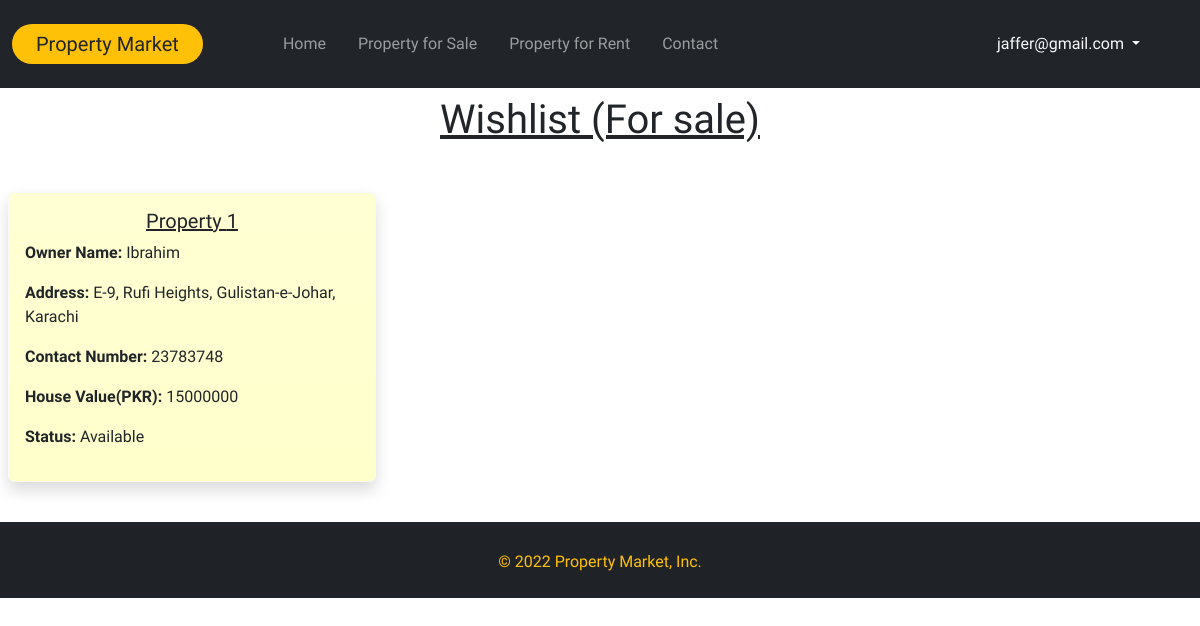
The page /wish_sale.php (signed in) on the database its author committed.
### tables this page shows
CREATE TABLE `property_sale` (
  `Prop_sale_id` int(11) NOT NULL,
  `Owner_name` varchar(50) NOT NULL,
  `Contact_number` int(11) NOT NULL,
  `Address` varchar(100) NOT NULL,
  `House_value` int(11) NOT NULL,
  `Status` varchar(50) NOT NULL
);

### wish_sale.php (the view, shortened to what this page needs)
<?php
include('connection.php');
$email = $_SESSION['email'];
$query2 = "SELECT User_id FROM user WHERE Email = '$email'";
$result2 = mysqli_query($con, $query2);
while ($row = mysqli_fetch_array($result2)) {
    $id = $row[0];
}
$prop_id_query = mysqli_query($con, "SELECT Prop_sale_id from wishlist_sale where User_id = '$id'");
$rows = mysqli_fetch_all($prop_id_query);
$count = mysqli_num_rows($prop_id_query);
?>
<!doctype html>
<html lang="en">
<head>
    <link href="https://cdn.jsdelivr.net/npm/bootstrap@5.2.0-beta1/dist/css/bootstrap.min.css" rel="stylesheet">
    <link rel="stylesheet" href="style.css">
</head>
<body>
    <nav class="navbar navbar-expand-lg bg-dark navbar-dark py-4">
        <div class="container-fluid">
            <a class="navbar-brand px-4 bg-warning rounded-pill text-dark" href="index.php">Property Market</a>
            <div class="collapse navbar-collapse" id="navbarSupportedContent">
                <ul class="navbar-nav me-auto mb-2 mb-lg-0 px-5">
                    <li class="nav-item px-2">
                        <a class="nav-link" aria-current="page" href="index.php">Home</a>
                    </li>
                    <li class="nav-item px-2">
                        <a class="nav-link" href="Prop_sale.php">Property for Sale</a>
                    </li>
                    <li class="nav-item px-2">
                        <a class="nav-link" href="Prop_rent.php">Property for Rent</a>
                    </li>
                    <li class="nav-item px-2">
                        <a class="nav-link" href="contact.php">Contact</a>
                    </li>
                </ul>
                <?php if (!isset($_SESSION['email'])) : ?>
                    <button type="button" class="btn btn-outline-warning mx-2" data-bs-toggle="modal" data-bs-target="#signinModal">
                        Sign In
                    </button>
                    <button type="button" class="btn btn-outline-warning" data-bs-toggle="modal" data-bs-target="#signupModal">
                        Sign Up
                    </button>
                <?php else : ?>
                    <div class="dropdown text-end me-5" id="emailborder">
                        <a href="#" class="d-block link-light text-decoration-none dropdown-toggle text-light" id="dropdownUser1" data-bs-toggle="dropdown" aria-expanded="false">
                            <?php echo $_SESSION['email'] ?>
                        </a>
                    <?php endif; ?>
                    </div>
            </div>
        </div>
    </nav>
    <main>
        <div class="text-center text-decoration-underline m-2">
            <h1>Wishlist (For sale)</h1>
        </div>
        <?php if ($count > 0) : ?>
            <div class="row row-cols-1 row-cols-md-3 g-4 my-3">
                <?php for ($x = 1; $x < $count + 1; $x++) : ?>
                    <div class="col">
                        <div class="card h-100 bg-gradient border-light shadow m-2" style="background-color: #FFFFCC;">
                            <div class="card-body">
                                <h5 class="card-title text-center text-decoration-underline">Property <?php echo $x; ?></h5>
                                <p class="card-text"><b>Owner Name: </b><?php $owner = $rows[$x - 1][0];
                                                                        $owner_query = "SELECT Owner_name from property_sale where Prop_sale_id = '$owner'";
                                                                        $result = mysqli_query($con, $owner_query);
                                                                        while ($row2 = mysqli_fetch_array($result)) {
                                                                            $owner_name = $row2[0];
                                                                        }
                                                                        echo "$owner_name"; ?></p>
                                <p class="card-text"><b>Address: </b><?php $address_query = "SELECT Address from property_sale where Prop_sale_id = '$owner'";
                                                                        $result = mysqli_query($con, $address_query);
                                                                        while ($row2 = mysqli_fetch_array($result)) {
                                                                            $location = $row2[0];
                                                                        }
                                                                        echo "$location"; ?></p>
                                <p class="card-text"><b>Contact Number: </b><?php $contact_query = "SELECT Contact_number from property_sale where Prop_sale_id = '$owner'";
                                                                            $result = mysqli_query($con, $contact_query);
                                                                            while ($row2 = mysqli_fetch_array($result)) {
                                                                                $contact_number = $row2[0];
                                                                            }
                                                                            echo "$contact_number"; ?></p>
                                <p class="card-text"><b>House Value(PKR): </b><?php $housevalue_query = "SELECT House_value from property_sale where Prop_sale_id = '$owner'";
                                                                                $result = mysqli_query($con, $housevalue_query);
                                                                                while ($row2 = mysqli_fetch_array($result)) {
                                                                                    $value = $row2[0];
                                                                                }
                                                                                echo "$value"; ?></p>
                                <p class="card-text"><b>Status: </b><?php $Status_query = "SELECT Status from property_sale where Prop_sale_id = '$owner'";
                                                                    $result = mysqli_query($con, $Status_query);
                                                                    while ($row2 = mysqli_fetch_array($result)) {
                                                                        $status = $row2[0];
                                                                    }
                                                                    echo "$status"; ?></p>
                            </div>
                        </div>
                    </div>
                <?php endfor; ?>
            </div>
        <?php else : ?>
            <div class="text-center mt-5">
                <h2>Your wishlist is empty!</h2>
            </div>
        <?php endif; ?>
    </main>
    <footer class="text-center text-lg-start bg-dark text-light pt-1 mt-5">
        <div class="text-left p-4" style="background-color: rgba(0, 0, 0, 0.05);">
            <div class="text-center text-warning">&copy; 2022 Property Market, Inc.</div>
        </div>
    </footer>
</body>
</html>

### style.css (style rules this page uses)
* { font-family: "Kdam Thmor Pro", sans-serif; }
main div.card { transition: all 0.75s; }

### rows shown on the page
property_sale: Owner_name "Ibrahim", Address "E-9, Rufi Heights, Gulistan-e-Johar, Karachi", Contact_number "23783748", House_value "15000000", Status "Available"

### other values the page prints
$_SESSION['email'] "jaffer@gmail.com"
